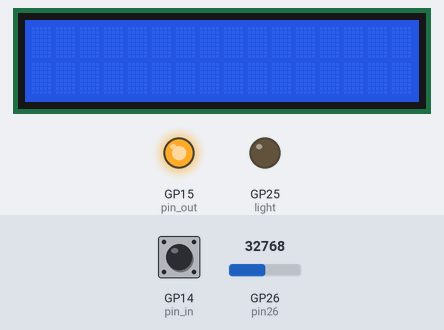
Simulated run of this program. Board: Raspberry Pi Pico running MicroPython. Parts: 16×2 character LCD, output pins drawn as LEDs (lit = HIGH). Dashed ring = blinking. Inputs (shaded band) come from the test bench; at power-on: GP14 (pin_in) LOW, GP26 (pin26) = 32768 (analog values on the 0–65535 scale). What the program prints to the serial console is not drawn.

Above: at 1.4 s.
1.5 s: GP14 (pin_in) pulled HIGH for 3.2 s
At 3.3 s:
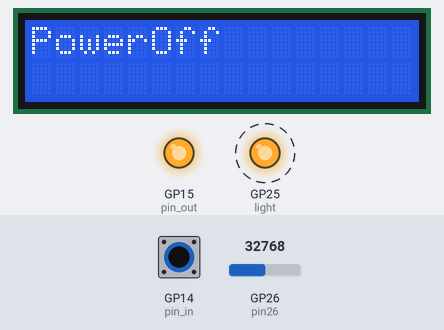
6.2 s: GP14 (pin_in) pulled HIGH for 0.15 s
At 7.0 s:
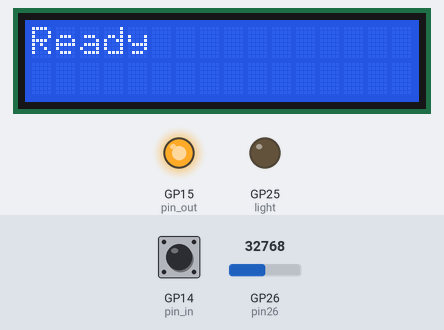
8.7 s: GP14 (pin_in) pulled HIGH for 1 s
At 9.3 s:
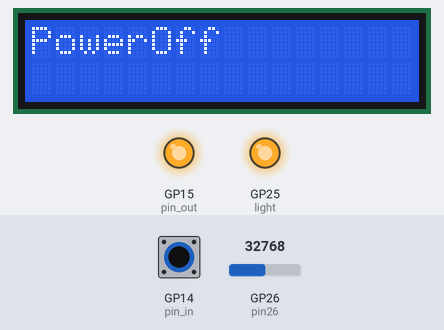
Timing chart, 0 to 11.7 s (numbered marks = the images above; inputs shaded):
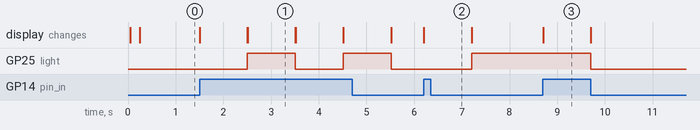

The program:

interphone.py
```python
from machine import PWM, Pin
import time
from sound import sound_sensor
from servo import Servo
from lcd import LCD

def ready_message(lcd):

    lcd.show("Ready", row=1, skip=0)
    time.sleep(1)
    lcd.clear()

def off_message(lcd):
    lcd.show("PowerOff", row=1, skip=0)
    time.sleep(1)
    lcd.clear()
# def switch(pin_in=14, pin_out=15):

pin_in = Pin(14, Pin.IN, Pin.PULL_DOWN)

pin_out = Pin(15, Pin.OUT)
pin_out.value(1)

light = Pin(25, Pin.OUT)
light.value(0)

servo = Servo(pin=22, freq=50, pos=6700, neg=6000)
sound = sound_sensor(adc_pin=0, limit=10000)
lcd = LCD(i2c=0,scl=Pin(17),sda=Pin(16))
lcd.clear()
# lcd.show("stop", row=1, skip=0)
power = False

while True:

    if pin_in.value()==1:
        print(pin_in.value())
        if not power:
            ready_message(lcd)
            light.value(1)
            power = True
#             lcd.show("listening", row=1, skip=0)
        else:
            off_message(lcd)
            light.value(0)
            power = False

    if not power:
        continue


    if sound.detect_loud(thresh=20000):
#         print("run")
        lcd.show("running", row=1, skip=0)
        servo.turn_pos()
        time.sleep(0.05)

        servo.stop()
        time.sleep(1)

        servo.turn_neg()
        time.sleep(0.05)
        servo.stop()
        time.sleep(1)
        lcd.clear()
        lcd.show("stop", row=1, skip=0)

#     else:
# #         print("stop")
# #         lcd.show("stop", row=1, skip=0)
#         servo.stop()
```

sound.py
```python
import machine
from machine import Pin, I2C
import time


class sound_sensor:
    def __init__(self, adc_pin, limit, pio=False, out_pin=25, freq=10000):
        self.pin = machine.ADC(adc_pin)
        self.count = 0
        self.limit = limit
        self.value_list = []
        self.max_value = 0
        if pio:
            from pio_timer import pio_timer
            self.freq = freq
            self.timer = pio_timer(sm=1, freq=self.freq, pin=25)
            self.out_pin = Pin(out_pin)
            self.timer.active()

    def check_loudness_limit(self):
        value = self.pin.read_u16()
        self.value_list.append(value)
        self.count += 1
        max_value = 0
        if self.count > self.limit:
            max_value = max(self.value_list)
#             print("loudness:{}".format(max_value))
            self.count = 0
            self.value_list = []
        return max_value

    # pio_timer()による正確な時間計測版
    def check_loudness_time(self, msec):
#         frame = int((msec / self.freq) * 100000)
        self.timer.put(msec)
        tmp = self.limit
        self.limit = 1000
        while True:
#             print("stop")
            if self.out_pin.value()==1:
                break
#         print("start")

        while True:
#             print(Pin(25).value())
#             continue

#             value = self.pin.read_u16()
            value = self.check_loudness_limit()
            self.value_list.append(value)
            self.count += 1
            max_value = 0
#             print(self.out_pin.value())
            if self.out_pin.value()==0:
                max_value = max(self.value_list)
                print("loudness:{}".format(self.value_list))
                self.count = 0
                self.value_list = []
                self.limit = tmp
                return max_value

    def check_loudness(self):
        return self.pin.read_u16()

    def detect_loud(self, thresh):
        check = False
        max_value = self.check_loudness_limit()
        self.max_value = max_value
        if max_value > thresh:
            check = True


        return check


if __name__ == '__main__':

    # Raspberry Pi Picoの26ピン=ADC0
    pin26 = machine.ADC(0)
    pin25 = machine.Pin(25, Pin.OUT)
    pin1 = machine.Pin(25, Pin.OUT)

    # def setpin(pin1,pin25):

    # value = 0
    # value_add = 0
    # value_list = []
    # count = 0
    sound = sound_sensor(adc_pin=0, limit=10000, pio=True, out_pin=25)
#     pin25.value(1)
    while True:
        if sound.detect_loud(thresh=5000) or True:
            pin25.off()

#             print(Pin(25).value())
            sound.check_loudness_time(msec=10000)
#             pin25.value(0)
            print(Pin(25).value())
#             time.sleep(1)
#             pin1.value(1)
#             time.sleep(1)
        else:
#             pin25.value(0)
            pass
```

servo.py
```python
from machine import PWM, Pin
import time
from sound import sound_sensor

class Servo():
    def __init__(self, pin, freq, pos=6700, neg=6000):
        self.servo = PWM(Pin(pin))
        self.servo.freq(freq)
        self.pos = pos
        self.neg = neg

    def turn_pos(self):
        self.servo.duty_u16(self.pos)

    def turn_neg(self):
        self.servo.duty_u16(self.neg)

    def stop(self):
        self.servo.duty_u16(0)

    def value(self, value):
        self.servo.duty_u16(value)
```

lcd.py
```python
from machine import Pin, I2C
from micropython import const
from sound import sound_sensor

from utime import sleep
#AQM initialized
class LCD():
    def __init__(self, i2c, scl, sda):
        self.i2c = I2C(i2c, scl=scl, sda=sda)
        #AQM function
        self._ST7032  = const(0x3e)
        self._SETTING = const(0x00)
        self._DISPLAY = const(0x40)
        self.command = {}
        self.command["init"] = b"\x38"
        self.command["set_init"] = b"\x39"
        self.command["set_freq"] = b"\x14"
        self.command["set_contrast"] = b"\x73"
        self.command["set_vcc"] = b"\x56"
        self.command["set_folower"] = b"\x6c"
        self.command["disp_on"] = b"\x0c"

        self.command["disp_clear"] = b"\x01"
        self.command["reset_cursor"] = b"\x02"
        self.command["disp_1st"] = 2
        self.command["disp_2nd"] = 0

        orders = [self.command["init"],self.command["set_init"],self.command["set_freq"],
                  self.command["set_contrast"],self.command["set_vcc"], self.command["set_folower"],
                  self.command["init"], self.command["disp_on"], self.command["disp_clear"]]
        sleep(0.04)
        for order in orders[:6]:
            self.i2c.writeto_mem(self._ST7032, self._SETTING, order)
            sleep(0.001)
        sleep(0.2)
        for order in orders[6:]:
            self.i2c.writeto_mem(self._ST7032, self._SETTING, order)
            sleep(0.001)

        self.i2c.writeto_mem(self._ST7032, self._SETTING, self.command["reset_cursor"])
        sleep(0.001)

    def show(self, string, row=1, skip=0):
#         self.i2c.writeto_mem(self._ST7032, self._SETTING, self.command["disp_clear"])
        sleep(0.001)
        self.i2c.writeto_mem(self._ST7032, self._SETTING, self.command["reset_cursor"])
        sleep(0.001)
        if row == 1:
#             print("disp_1st")

            self.i2c.writeto_mem(self._ST7032, self._SETTING, b"\x02")

            sleep(0.001)
        elif row == 2:
#             print("disp_2nd")

            disp = bytes.fromhex(("c" + str(skip)).encode())
            self.i2c.writeto_mem(self._ST7032, self._SETTING, b"\xc0")
#             self.i2c.writeto_mem(self._ST7032, self._SETTING, disp)
            sleep(0.001)

        for i in string:
            self.i2c.writeto_mem(self._ST7032, self._DISPLAY, i.encode())


    def shift(self, num):
        for i in range(num):
            self.i2c.writeto_mem(self._ST7032, self._SETTING, b"\x1c")


    def clear(self):
        self.i2c.writeto_mem(self._ST7032, self._SETTING, self.command["reset_cursor"])
        sleep(0.0001)
        self.i2c.writeto_mem(self._ST7032, self._SETTING, self.command["disp_clear"])

if __name__ == '__main__':
    lcd = LCD(i2c=0,scl=Pin(17),sda=Pin(16))
    sleep(0.001)

    sound = sound_sensor(adc_pin=0, limit=10000)
    #display temp data
    i = 0
    while 1:
        lcd.clear()

        if sound.detect_loud(thresh=10000):
    #         if i == 0:
            lcd.show("loudness=", row=1, skip=0)
            sleep(0.001)

            lcd.show("{}".format(sound.max_value), row=2)
            sleep(1)
    #         lcd.shift(1)
    #         i2c.writeto_mem(0x3e, 0x00, b'\x18')
    #         i = abs(i - 1)
    #     sleep(1)
```

Measured:
- after the input at 1.5 s, GP25 (light): alternates HIGH for 1.0 s and LOW for 1.0 s, starting after 1.0 s; the display: first changes at once (image 1 shows a later state)
- after the input at 6.2 s, GP25 (light): LOW → HIGH after 1.0 s; the display: changes at once (image 2)
- after the input at 8.7 s, GP25 (light): HIGH → LOW after 1.0 s; the display: changes at once (image 3)
- what the display in image 1 shows lasts 1.0 s, from 2.5 s to 3.5 s
